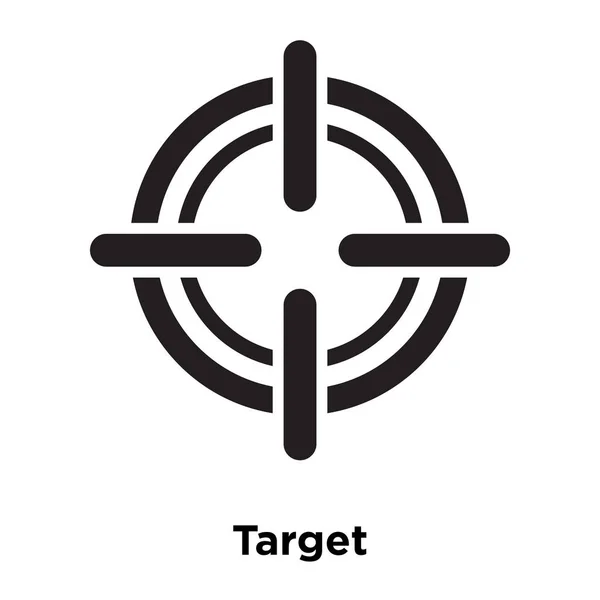
#> input picture tp4/c3.jpg, 600 x 600 px
$ python consigna3.py
#> lines starting #> are read from the running program, lines starting #| are printed output that depends on the picture
import cv2
import numpy as np
import matplotlib.pyplot as plt

def hough_circle_transform(image_path, min_radius, max_radius, param1=50, param2=30):
    # Cargar la imagen
#> called with image_path = 'c3.jpg', min_radius = 10, max_radius = 50, param1 = 50, param2 = 30
    image = cv2.imread(image_path, cv2.IMREAD_GRAYSCALE)
#> image: shape (600, 600); min 0, max 255, mean 222.6

    # Aplicar el suavizado Gaussiano para reducir el ruido
    blurred = cv2.GaussianBlur(image, (9, 9), 2)
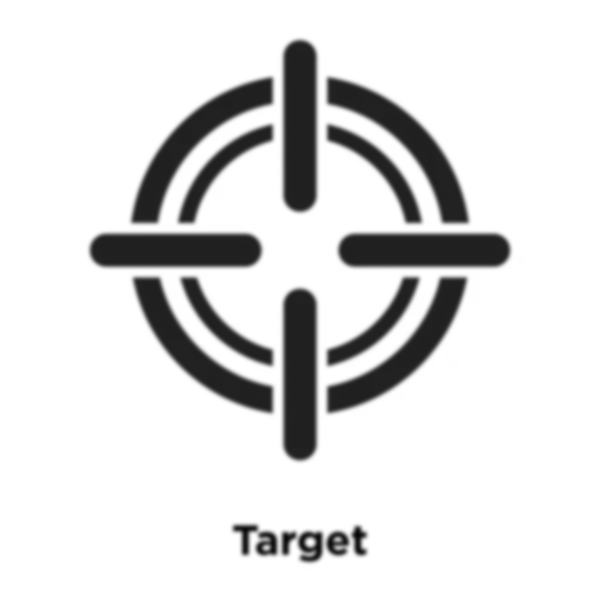
#> blurred: shape (600, 600); min 5, max 255, mean 222.7

    # Aplicar la Transformada de Hough de círculos
    circles = cv2.HoughCircles(blurred, cv2.HOUGH_GRADIENT, dp=1, minDist=20,
                               param1=param1, param2=param2, minRadius=min_radius, maxRadius=max_radius)
#> circles = [[299.5, 194.5, 16.5], [244.5, 249.5, 16.5], [299.5, 304.5, 16.4], [299.5, 443.5, 16.1], [354.5, 249.5, 16.5], [493.5, 249.5, 16.1], [105.5, 249.5, 16.1], [299.5, 56.5, 16.1], [337.5, 542.5, 10.6]]

    # Dibujar los círculos detectados en la imagen original
    output_image = cv2.cvtColor(image, cv2.COLOR_GRAY2BGR)
    if circles is not None:
        circles = np.uint16(np.around(circles))
#> circles = [[300, 194, 16], [244, 250, 16], [300, 304, 16], [300, 444, 16], [354, 250, 16], [494, 250, 16], [106, 250, 16], [300, 56, 16], [338, 542, 11]]
        for i in circles[0, :]:
            cv2.circle(output_image, (i[0], i[1]), i[2], (0, 255, 0), 2)  # Dibujar el círculo
            cv2.circle(output_image, (i[0], i[1]), 2, (0, 0, 255), 3)  # Dibujar el centro
#> this loop made 9 passes
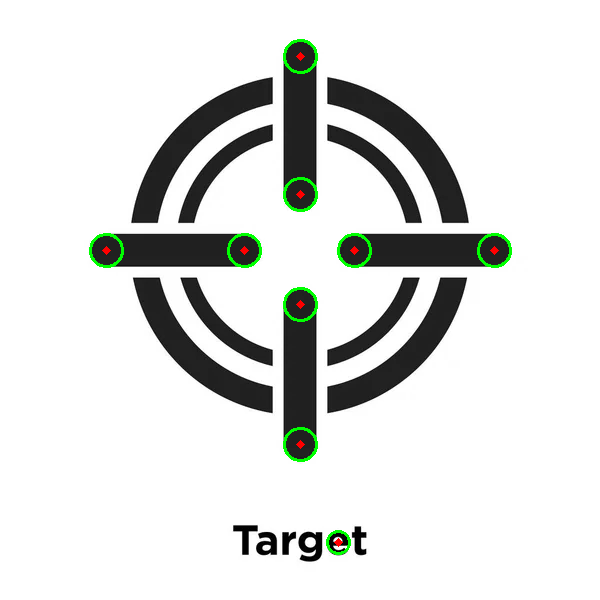
#> output_image: shape (600, 600, 3); mean B, G, R 222, 223.9, 222.2

    return output_image

# Ruta de la imagen de entrada
image_path = 'c3.jpg'  # Reemplazar con el nombre de la imágen c3.jpg

# Parámetros de la Transformada de Hough de círculos
min_radius_value = 10
max_radius_value = 50

# Obtener la imagen con círculos detectados
result_image = hough_circle_transform(image_path, min_radius_value, max_radius_value)

# Mostrar la imagen resultante
plt.imshow(cv2.cvtColor(result_image, cv2.COLOR_BGR2RGB))
plt.title('Transformada de Hough de Circunferencias')
plt.show()

$ run again, with tp4/c2.jpg copied over tp4/c3.jpg
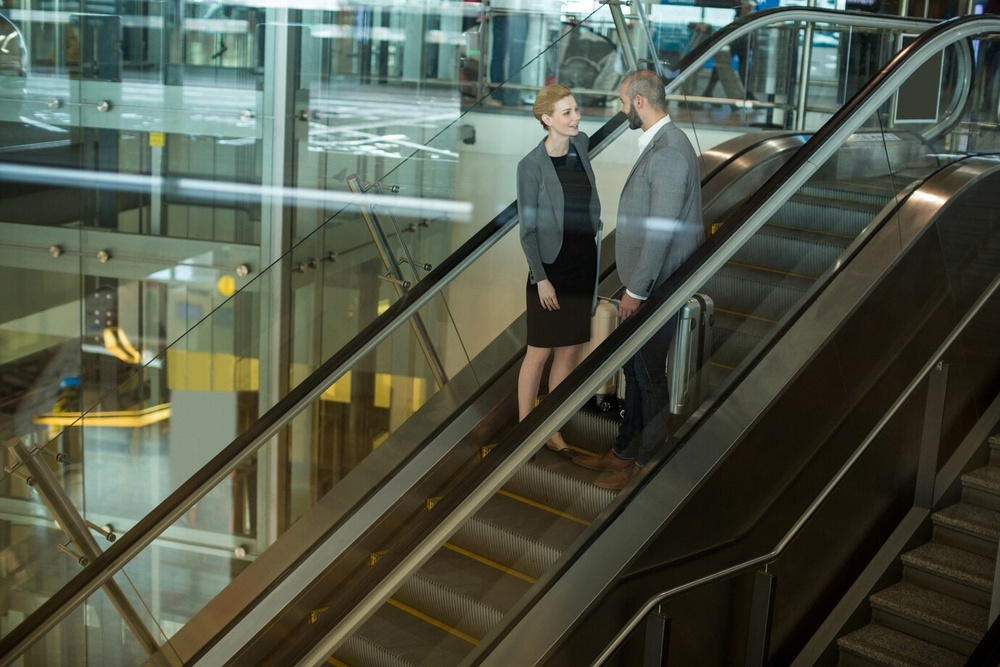
#> input picture tp4/c2.jpg, 1000 x 667 px, shrunk from 1380 x 920 before the run
#> in hough_circle_transform, `image = cv2.imread(image_path, cv2.IMREAD_GRAYSCALE)`:
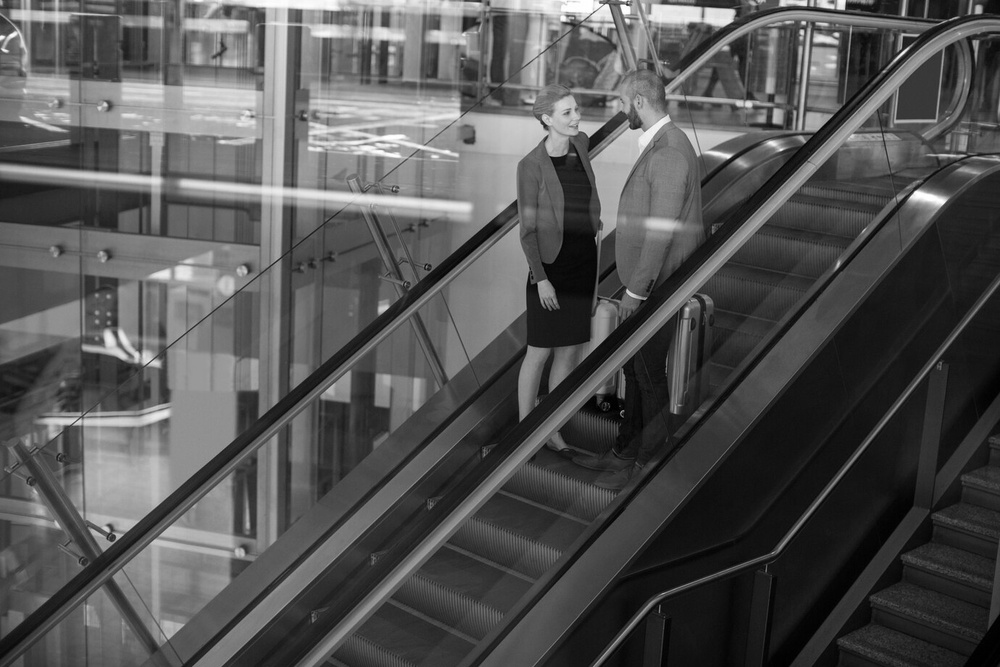
#> image: shape (667, 1000); min 0, max 255, mean 83.7
#> in hough_circle_transform, `circles = cv2.HoughCircles(blurred, cv2.HOUGH_GRADIENT, dp=1, minDist=..`: circles = 14 rows, first 8: [821.5, 65.5, 47.2], [927.5, 92.5, 45], [849.5, 46.5, 45], [103.5, 46.5, 44.9], [577.5, 68.5, 43.8], [343.5, 61.5, 46], [206.5, 50.5, 36.9], [664.5, 44.5, 39.4]
#> in hough_circle_transform, `circles = np.uint16(np.around(circles))`: circles = 14 rows, first 8: [822, 66, 47], [928, 92, 45], [850, 46, 45], [104, 46, 45], [578, 68, 44], [344, 62, 46], [206, 50, 37], [664, 44, 39]
#> the loop in hough_circle_transform, `for i in circles[0, :]:` made 14 passes
#> after the loop in hough_circle_transform, `for i in circles[0, :]:`:
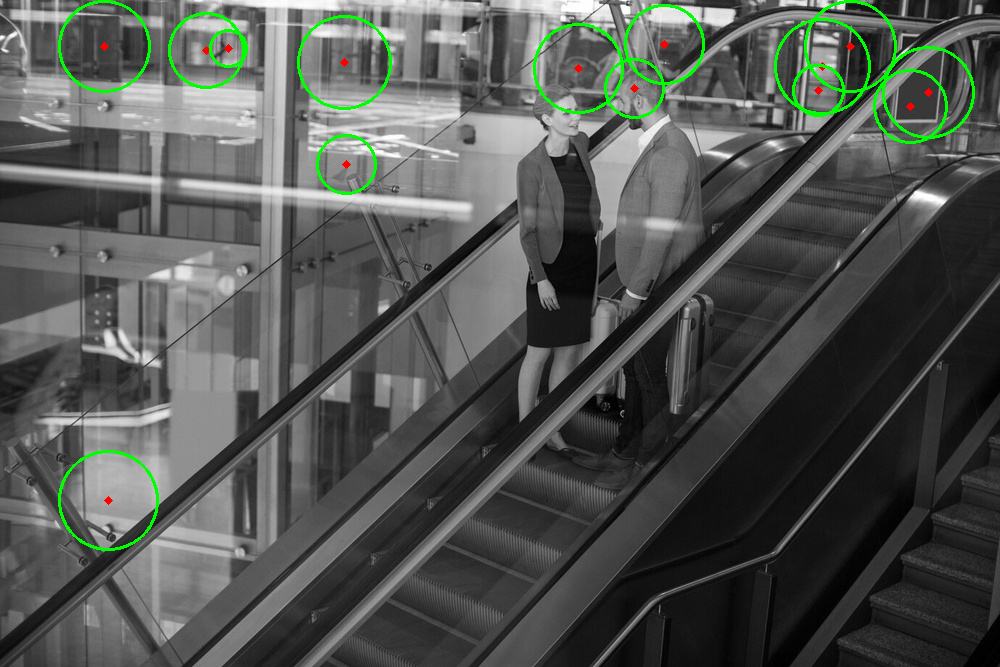
#> output_image: shape (667, 1000, 3); mean B, G, R 81.9, 85.6, 82.1
